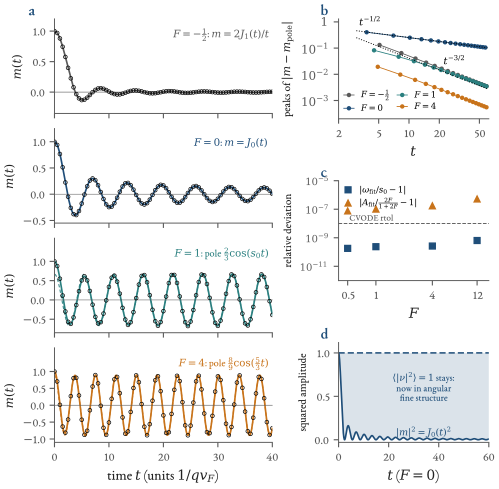

Source code (Python):
"""Chapter 8, figure (ch08_timedomain): the collisionless Landau kinetic equation of a 2D Fermi liquid, integrated in time
by CVODE (BDF; crate `cvode` of rusty-SUNDIALS, driver book/rust/ch08_kinetic), compared with the closed forms of ch08_theory.

 units a = q vF = 1;  nu(theta, t):  d nu/dt = -i cos(theta) [nu + F <nu>],   N = 64 half-circle nodes, rtol 1e-8, atol 1e-10.
 uniform initial condition nu = 1 (a released density wave):  m(t) = <nu>  vs  uniform_ref(t, F)
 kick initial condition nu = cos(theta):                       i m/2   vs  kick_ref(t, F)       (the sine transform of S)
Writes figures/ch08_timedomain.pdf and figures/ch08_numbers.json["timedomain"]."""
import sys, json
from pathlib import Path
sys.path.insert(0, str(Path(__file__).resolve().parents[1])); sys.path.insert(0, str(Path(__file__).resolve().parent))
from ch08_style import *
from scipy.optimize import least_squares
from scipy.special import j0, j1
import ch08_theory as T

DATA = Path("/mnt/data/xdev-cache/book_ch08/kinetic")
NUMS = FIG / "ch08_numbers.json"
STATS = json.loads((DATA / "stats.json").read_text())


def ftag(F): return ("m" if F < 0 else "p") + f"{abs(F):g}".replace(".", "_")
def ld(tag): return np.loadtxt(DATA / f"{tag}.csv", delimiter=",", skiprows=1)


def local_max(t, y):
    i = np.where((y[1:-1] > y[:-2]) & (y[1:-1] >= y[2:]))[0] + 1
    return t[i], y[i]


def slope(tm, ym, t0, t1):
    m = (tm >= t0) & (tm <= t1)
    p = np.polyfit(np.log(tm[m]), np.log(ym[m]), 1)
    return float(p[0])


def main():
    nums = dict(machine_note="shared 8-core machine; uptime load averages read between 11.9 and 34.9 during the session; wall times are NOT benchmarks")
    # ------------------------------------------------------------------ uniform IC: accuracy, energy, steps
    uni = {}
    for F in (-0.5, 0.0, 0.5, 1.0, 4.0, 12.0):
        d = ld(f"uni_{ftag(F)}"); t, m = d[:, 0], d[:, 1]
        ref = T.uniform_ref(t, F); E = d[:, 3] + F * (d[:, 1] ** 2 + d[:, 2] ** 2)
        st = STATS[f"uni_{ftag(F)}"]
        uni[str(F)] = dict(max_abs_err=float(np.max(np.abs(m - ref))), max_abs_imag_m=float(np.max(np.abs(d[:, 2]))),
                           max_rel_energy_drift=float(np.max(np.abs(E / E[0] - 1))), steps=st["steps"], rhs_evals=st["rhs_evals"], wall_s=st["wall_s"])
    nums["uniform_IC"] = uni
    kick = {}
    for F in (-0.5, 0.5, 1.0, 4.0, 12.0):
        d = ld(f"kick_{ftag(F)}"); t = d[:, 0]
        k = -d[:, 2] / 2.0
        kick[str(F)] = dict(max_abs_err=float(np.max(np.abs(k - T.kick_ref(t, F)))), max_abs_re_m=float(np.max(np.abs(d[:, 1]))),
                            fsum_rule_slope_at_0=float((d[1, 2] - d[0, 2]) / (d[1, 0] - d[0, 0])), steps=STATS[f"kick_{ftag(F)}"]["steps"])
    nums["kick_IC"] = kick
    # ------------------------------------------------------------------ solver verification table (F = 0, exact answer J0)
    tab = {}
    for meth in ("bdf", "adams"):
        for rt in ("1e-06", "1e-08", "1e-10"):
            tag = f"tol_{meth}_{rt}"; d = ld(tag)
            tab[f"{meth}_{rt}"] = dict(max_abs_err_vs_J0=float(np.max(np.abs(d[:, 1] - j0(d[:, 0])))), steps=STATS[tag]["steps"], rhs_evals=STATS[tag]["rhs_evals"], wall_s=STATS[tag]["wall_s"])
    d4, dA, dN = ld("uni_p4"), ld("uni_p4_adams"), ld("uni_p4_N96")
    tab["F4_adams_rtol1e-8"] = dict(max_abs_err_vs_semianalytic=float(np.max(np.abs(dA[:, 1] - T.uniform_ref(dA[:, 0], 4.0)))), steps=STATS["uni_p4_adams"]["steps"])
    tab["F4_N96_vs_N64_max_abs_diff"] = float(np.max(np.abs(dN[:, 1] - d4[:, 1])))
    tab["F4_N96_max_abs_err_vs_semianalytic"] = float(np.max(np.abs(dN[:, 1] - T.uniform_ref(dN[:, 0], 4.0))))
    tab["F4_N96_wall_s"] = STATS["uni_p4_N96"]["wall_s"]; tab["F4_N64_wall_s"] = STATS["uni_p4"]["wall_s"]
    nums["solver_verification"] = tab
    # ------------------------------------------------------------------ fits of the late-time pole
    fits = {}
    for F in (0.5, 1.0, 4.0, 12.0):
        d = ld(f"uni_{ftag(F)}"); t = d[:, 0]
        r = d[:, 1] - T.uniform_cont(t, F)
        res = lambda p: p[0] * np.cos(p[1] * t + p[2]) - r
        sol = least_squares(res, [2 * T.R_pole(F), T.s0(F), 0.0], xtol=1e-14, ftol=1e-14, gtol=1e-14)
        fits[str(F)] = dict(omega_fit=float(sol.x[1]), s0=float(T.s0(F)), rel_dev_omega=float(abs(sol.x[1] / T.s0(F) - 1)),
                            amp_fit=float(sol.x[0]), amp_2R=float(2 * T.R_pole(F)), rel_dev_amp=float(abs(sol.x[0] / (2 * T.R_pole(F)) - 1)),
                            phase_fit=float(sol.x[2]), max_abs_resid=float(np.max(np.abs(res(sol.x)))))
    nums["pole_fits"] = fits
    # ------------------------------------------------------------------ algebraic decay of the continuum remnant
    env = {}
    series_env = {}
    for F in (-0.5, 0.0, 1.0, 4.0):
        d = ld(f"uni_{ftag(F)}"); t = d[:, 0]
        r = d[:, 1] - (2 * T.R_pole(F) * np.cos(T.s0(F) * t) if F > 0 else 0.0)
        tm, ym = local_max(t[t >= 2], np.abs(r[t >= 2]))
        series_env[F] = (tm, ym)
        env[str(F)] = dict(slope_t10_to_60=slope(tm, ym, 10, 60), n_maxima=int(len(tm)))
    nums["envelope_exponents"] = dict(per_F=env, expected={"F=0": -0.5, "F!=0": -1.5})
    # ------------------------------------------------------------------ below the Pomeranchuk bound F = -1: a growing mode
    d = ld("uni_m2"); t = d[:, 0]; mabs = np.sqrt(d[:, 1] ** 2 + d[:, 2] ** 2); Ecs = d[:, 3] + (-2.0) * mabs ** 2
    r_ = 1 - 1 / 2.0; y_pred = r_ / np.sqrt(1 - r_ ** 2)
    grow = {}
    for a_, b_ in ((6, 10), (8, 12), (10, 14)):
        sel = (t >= a_) & (t <= b_); grow[f"{a_}-{b_}"] = float(np.polyfit(t[sel], np.log(mabs[sel]), 1)[0])
    nums["unstable_F_minus2"] = dict(predicted_growth_rate=float(y_pred), fitted_growth_rates=grow, E0=float(Ecs[0]), max_rel_energy_dev=float(np.max(np.abs(Ecs / Ecs[0] - 1))),
                                     steps=STATS["uni_m2"]["steps"], formula="y = r/sqrt(1-r^2), r = 1 - 1/|F|")

    # ================================================================== FIGURE
    fig = plt.figure(figsize=(TEXTW, 5.5))
    outer = fig.add_gridspec(1, 2, width_ratios=[1.45, 1.0], wspace=0.36)
    left = outer[0].subgridspec(4, 1, hspace=0.16)
    right = outer[1].subgridspec(3, 1, hspace=0.62)
    rows = [(-0.5, GREY, r"$F=-\frac{1}{2}$: $m=2J_1(t)/t$", (-0.35, 1.2)), (0.0, BLUE, r"$F=0$: $m=J_0(t)$", (-0.55, 1.25)),
            (1.0, TEAL, r"$F=1$: pole $\frac{2}{3}\cos(s_0t)$", (-0.85, 1.6)), (4.0, ORANGE, r"$F=4$: pole $\frac{8}{9}\cos(\frac{5}{3}t)$", (-1.1, 1.7))]
    tf = np.linspace(0, 40, 1500)
    axs = []
    for i, (F, col, lab, ylim) in enumerate(rows):
        ax = fig.add_subplot(left[i, 0], sharex=axs[0] if axs else None); axs.append(ax)
        d = ld(f"uni_{ftag(F)}"); t, m = d[:, 0], d[:, 1]
        ax.plot(tf, T.uniform_ref(tf, F), color=col, lw=1.2, zorder=2)
        if F > 0: ax.plot(tf, 2 * T.R_pole(F) * np.cos(T.s0(F) * tf), color=col, lw=0.8, ls=(0, (3, 2)), alpha=0.9, zorder=1)
        sel = (t <= 40) & (np.arange(len(t)) % 5 == 0)
        ax.plot(t[sel], m[sel], "o", mfc="none", mec="black", ms=2.7, mew=0.5, zorder=3)
        ax.axhline(0, color=GREY, lw=0.4)
        ax.set_ylim(*ylim); ax.set_yticks([-1, -0.5, 0, 0.5, 1] if F == 4.0 else [-0.5, 0, 0.5, 1] if F != -0.5 else [0, 0.5, 1])
        ax.text(0.985, 0.90, lab, transform=ax.transAxes, ha="right", va="top", fontsize=7.4, color=col,
                bbox=dict(boxstyle="round,pad=0.15", fc="white", ec="none", alpha=0.85))
        ax.set_ylabel(r"$m(t)$", fontsize=8.5)
        if i < 3: plt.setp(ax.get_xticklabels(), visible=False)
    axs[0].set_xlim(0, 40); axs[-1].set_xlabel(r"time $t$ (units $1/q v_F$)")
    panel(axs[0], "a")
    # ---- (b) envelope of the remnant
    b = fig.add_subplot(right[0, 0]); panel(b, "b")
    for F, col, lab in ((-0.5, GREY, r"$F=-\frac{1}{2}$"), (0.0, BLUE, r"$F=0$"), (1.0, TEAL, r"$F=1$"), (4.0, ORANGE, r"$F=4$")):
        tm, ym = series_env[F]
        b.plot(tm, ym, "o-", ms=2.2, lw=0.6, color=col, label=lab)
    tt = np.array([3.0, 60.0])
    b.plot(tt, 0.8 * tt ** -0.5, color="black", lw=0.7, ls=":"); b.text(3.2, 0.8 * 3.2 ** -0.5 * 1.25, r"$t^{-1/2}$", fontsize=7, va="bottom")
    b.plot(tt, 1.3 * tt ** -1.5, color="black", lw=0.7, ls=":"); b.text(22, 1.3 * 22 ** -1.5 * 1.45, r"$t^{-3/2}$", fontsize=7, va="bottom")
    b.set_xscale("log"); b.set_yscale("log"); b.set_xlim(2, 62); b.set_ylim(2e-4, 1.3)
    b.set_xticks([2, 5, 10, 20, 50]); b.set_xticklabels(["2", "5", "10", "20", "50"]); b.set_xticks([], minor=True)
    b.set_yticks([1e-3, 1e-2, 1e-1, 1]); b.set_yticklabels([r"$10^{-3}$", r"$10^{-2}$", r"$10^{-1}$", r"$1$"]); b.set_yticks([], minor=True)
    b.set_xlabel(r"$t$"); b.set_ylabel(r"peaks of $|m-m_{\rm pole}|$", fontsize=8.0)
    b.legend(fontsize=6.2, loc="lower left", ncol=2, handlelength=1.2, columnspacing=0.8, labelspacing=0.25, borderaxespad=0.2)
    # ---- (c) frequency and amplitude of the pole against the Lean root and the residue
    c = fig.add_subplot(right[1, 0]); panel(c, "c")
    Fq = np.array([0.5, 1.0, 4.0, 12.0])
    c.plot(Fq, [fits[str(F)]["rel_dev_omega"] for F in Fq], "s", color=BLUE, ms=4.2, label=r"$|\omega_{\rm fit}/s_0-1|$")
    c.plot(Fq, [fits[str(F)]["rel_dev_amp"] for F in Fq], "^", color=ORANGE, ms=4.2, label=r"$|A_{\rm fit}/\frac{2F}{1+2F}-1|$")
    c.axhline(1e-8, color=GREY, lw=0.7, ls="--"); c.text(0.52, 1.6e-8, "CVODE rtol", fontsize=6.5, color=GREY)
    c.set_xscale("log"); c.set_yscale("log"); c.set_ylim(1e-12, 1e-5); c.set_xlim(0.4, 16)
    c.set_xticks([0.5, 1, 4, 12]); c.set_xticklabels(["0.5", "1", "4", "12"]); c.set_xticks([], minor=True)
    c.set_yticks([1e-11, 1e-9, 1e-7, 1e-5]); c.set_yticklabels([r"$10^{-11}$", r"$10^{-9}$", r"$10^{-7}$", r"$10^{-5}$"]); c.set_yticks([], minor=True)
    c.set_xlabel("$F$"); c.set_ylabel("relative deviation", fontsize=8.0)
    c.tick_params(axis="y", labelsize=7.2)
    c.legend(fontsize=6.2, loc="upper left", handlelength=1.0, labelspacing=0.25, borderaxespad=0.2)
    # ---- (d) where the amplitude goes (F = 0): |m|^2 against the norm of the Fermi-surface distortion
    dd = fig.add_subplot(right[2, 0]); panel(dd, "d")
    d = ld("uni_p0"); t = d[:, 0]; m2 = d[:, 1] ** 2 + d[:, 2] ** 2; u = d[:, 3]
    dd.fill_between(t, m2, u, color=BLUE, alpha=0.16, lw=0)
    dd.plot(t, u, color=BLUE, lw=1.1, ls=(0, (4, 2)))
    dd.plot(t, m2, color=BLUE, lw=1.2)
    dd.text(34, 0.60, r"$\langle|\nu|^2\rangle=1$ stays:" "\n" "now in angular\nfine structure", fontsize=6.8, color=BLUE, ha="center", va="center")
    dd.text(34, 0.08, r"$|m|^2=J_0(t)^2$", fontsize=6.8, color=BLUE, ha="center", va="center")
    nums["norm_conservation_F0"] = dict(max_abs_norm2_minus_1=float(np.max(np.abs(u - 1))), norm2_at_t60=float(u[-1]), m2_at_t60=float(m2[-1]))
    dd.set_xlim(0, 60); dd.set_ylim(-0.03, 1.12)
    dd.set_xlabel(r"$t$ ($F=0$)"); dd.set_ylabel("squared amplitude", fontsize=8.0)
    save8(fig, "ch08_timedomain")

    allnums = json.loads(NUMS.read_text()) if NUMS.exists() else {}
    allnums["timedomain"] = nums
    NUMS.write_text(json.dumps(allnums, indent=1))
    print(json.dumps({k: nums[k] for k in ("pole_fits", "envelope_exponents")}, indent=1))
    print({F: v["max_abs_err"] for F, v in uni.items()})


main()
